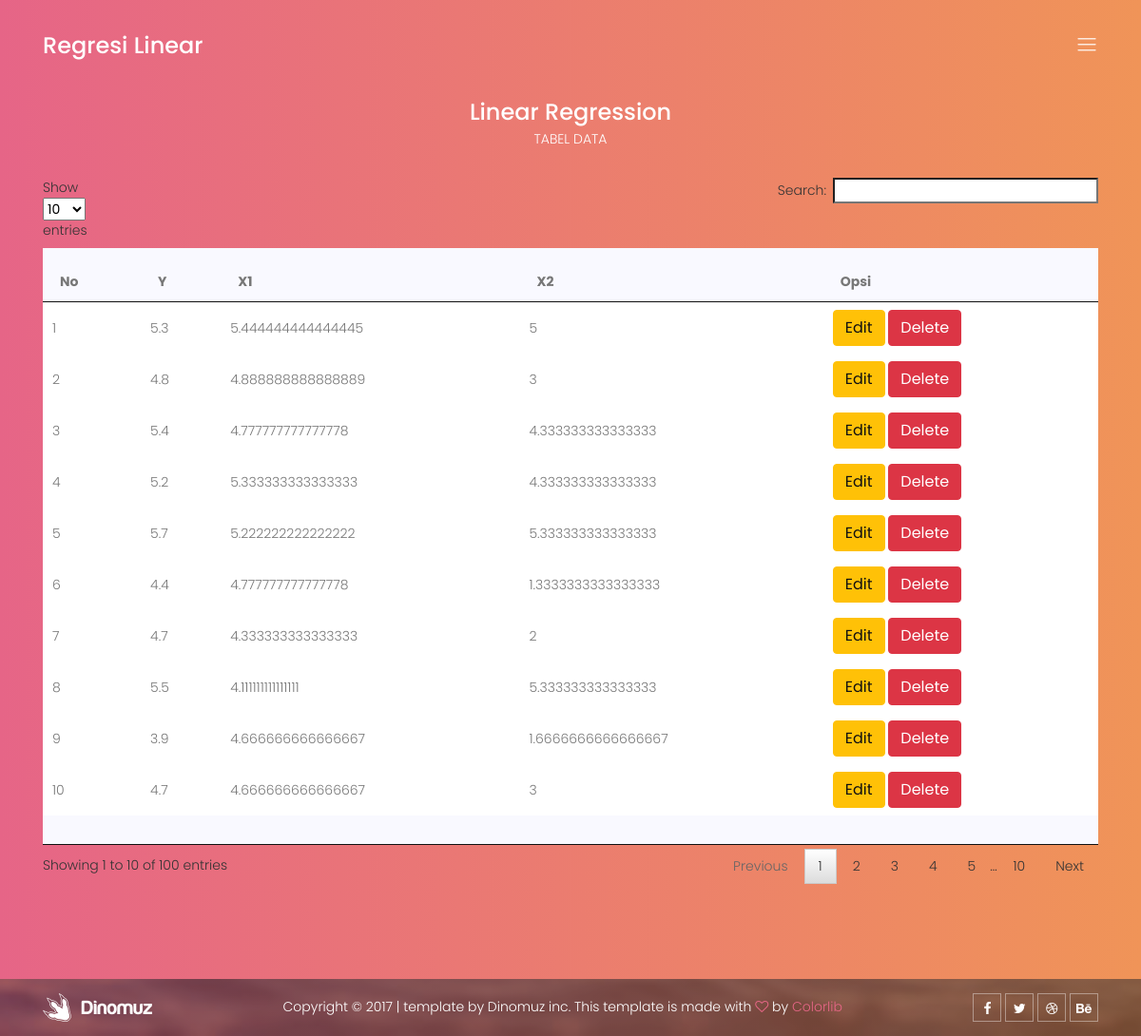
The page / on the database its author committed.
### tables this page shows
CREATE TABLE `recap` (
  `responden` int(11) NOT NULL,
  `kualitas` int(11) NOT NULL,
  `harga` int(11) NOT NULL,
  `keputusan` int(11) NOT NULL
);

### index.php (the view, shortened to what this page needs)
<?php
include('template.php');
ptop();
?>
<div class="section-title text-center">
  <h3 class="text-white">Linear Regression</h3>
  <span class="text-white text-uppercase">Tabel Data</span>
</div>
<div class="row">
  <div class="col-md-12">
    <div class="progress-table-wrap">
    <table id="myTable" class="progress-table table-responsive">
      <thead class="thead-light">
        <tr>
          <th scope="col"> No </th>
          <th scope="col"> Y </th>
          <th scope="col"> X1 </th>
          <th scope="col"> X2 </th>
          <th scope="col"> Opsi </th>
        </tr>
      </thead>
      <tbody>
        <?php
          $sql = "SELECT re.responden, ((kua.p1+kua.p2+kua.p3+kua.p4+kua.p5+kua.p6+kua.p7+kua.p8+kua.p9)/9) AS average_kualitas, ((har.p10+har.p11+har.p12)/3) AS average_harga, ((kep.p13+kep.p14+kep.p15+kep.p16+kep.p17+kep.p18+kep.p19+kep.p20+kep.p21+kep.p22)/10) AS average_keputusan  FROM recap re JOIN harga_produk har ON re.harga = har.responden JOIN kualitas_produk kua ON re.kualitas = kua.responden JOIN keputusan_pembelian kep ON re.kualitas = kep.responden GROUP BY re.responden";
          $hasil = mysqli_query($db,$sql) or die("error: ".mysqli_connect_error());
          $i=1;
          while($result = mysqli_fetch_assoc($hasil)){
          echo "<tr>";
          echo "<td>".$i++."</td>";
          echo "<td>".$result['average_keputusan']."</td>";
          echo "<td>".$result['average_kualitas']."</td>";
          echo "<td>".$result['average_harga']."</td>";
          echo "<td>
                  <a href='edit_data.php?id=".$result['responden']."'><button class='btn btn-warning'>Edit</button></a>
                  <a href='delete_data.php?id=".$result['responden']."' onClick='return cekHapus();'><button class='btn btn-danger'>Delete</button></a>
                </td>";
          echo "</tr>";
          }
        ?>
      </tbody>
    </table>
  </div>
  </div>
<?php pbottom(); ?>

### template.php (shortened to what this page needs)
<?php include('./config/db.php');
function ptop(){
?>
<!DOCTYPE html>
<html lang="zxx" class="no-js">
<head>
		<link rel="stylesheet" href="assets/css/linearicons.css">
		<link rel="stylesheet" href="assets/css/owl.carousel.css">
		<link rel="stylesheet" href="assets/css/font-awesome.min.css">
		<link rel="stylesheet" href="assets/css/nice-select.css">
		<link rel="stylesheet" href="assets/css/magnific-popup.css">
		<link rel="stylesheet" href="assets/css/bootstrap.css">
		<link rel="stylesheet" href="assets/css/main.css">
	</head>
	<body>
		<div class="">
			<header>
				<div class="container">
					<div class="header-wrap">
						<div class="header-top d-flex justify-content-between align-items-center">
							<div class="logo">
								<a href="index.php"><h3 class="text-white">Regresi Linear</h3></a>
							</div>
							<div class="main-menubar d-flex align-items-center">
								<div class="menu-bar"><span class="lnr lnr-menu"></span></div>
							</div>
						</div>
					</div>
				</div>
			</header>
      <section class="service-area">
				<div class="container">
					<div class="row justify-content-center">
						<div class="col-lg-12">
<?php } ?>
<?php function pbottom() { ?>
            </div>
          </div>
        </div>
      </section>
<footer>
<div class="container">
<div class="footer-content d-flex justify-content-between align-items-center flex-wrap">
<div class="logo">
  <img src="img/logo.png" alt="">
</div>
<div class="copy-right-text">Copyright &copy; 2017  |  template by Dinomuz inc. This template is made with <i class="fa fa-heart-o" aria-hidden="true"></i> by <a href="https://colorlib.com" target="_blank">Colorlib</a></div>
<div class="footer-social">
  <a href="#"><i class="fa fa-facebook"></i></a>
  <a href="#"><i class="fa fa-twitter"></i></a>
  <a href="#"><i class="fa fa-dribbble"></i></a>
  <a href="#"><i class="fa fa-behance"></i></a>
</div>
</div>
</div>
</footer>
</div>
<link rel="stylesheet" href="assets/css/jquery.dataTables.min.css"></style>
</body>
</html>
<?php } ?>

### assets/css/main.css (style rules this page uses)
body { color: #777777; font-family: "Poppins", sans-serif; font-size: 14px; font-weight: 300; line-height: 1.5em; position: relative; -webkit-font-smoothing: antialiased; -moz-osx-font-smoothing: grayscale; }
a { -webkit-transition: all 0.3s ease 0s; -moz-transition: all 0.3s ease 0s; -o-transition: all 0.3s ease 0s; transition: all 0.3s ease 0s; }
a, a:focus, a:hover { text-decoration: none; outline: 0; color: #777777; }
h1, h2, h3, h4, h5, h6 { font-family: "Poppins", sans-serif; color: #222222; line-height: 1.5em; margin-bottom: 0; margin-top: 0; font-weight: 500; }
h3, .h3 { font-size: 24px; }
td, th { border-radius: 0px; }
.text-white { color: #fff; }
.flex-wrap { -webkit-flex-wrap: wrap; -moz-flex-wrap: wrap; -ms-flex-wrap: wrap; flex-wrap: wrap; }
b, i, sup, sub, u, del { color: #e66686; }
h3 { font-size: 24px; }
h1, h2, h3, h4, h5, h6 { line-height: 1.5em; }
.progress-table { background: #f9f9ff; padding: 15px 0px 30px 0px; min-width: 700px; }
.header-wrap { position: relative; }
.header-top { padding: 30px 0; position: absolute; top: 0; left: 0; width: 100%; }
.menu-bar { cursor: pointer; }
.menu-bar span { color: #fff; font-size: 24px; }
.main-menubar { position: relative; }
body { background-attachment: fixed; background-image: url("../img/w1.jpg"); background-position: top center; background-repeat: no-repeat; background-size: cover; position: relative; }
body:after { position: absolute; content: ""; left: 0; top: 0; width: 100%; height: 100%; position: fixed; background-image: -moz-linear-gradient(0deg, #e66587 0%, #f09458 100%); background-image: -webkit-linear-gradient(0deg, #e66587 0%, #f09458 100%); background-image: -ms-linear-gradient(0deg, #e66587 0%, #f09458 100%); opacity: 0.6; z-index: -1; }
.p1-gradient-bg, .primary-btn:after, .banner-area, .single-feature .icon:after, .service-area, .story-area, .single-widget .icon:after { background-image: -moz-linear-gradient(0deg, #e66587 0%, #f09458 100%); background-image: -webkit-linear-gradient(0deg, #e66587 0%, #f09458 100%); background-image: -ms-linear-gradient(0deg, #e66587 0%, #f09458 100%); }
.section-title { padding-bottom: 30px; }
.service-area { padding: 100px 0; }
footer { background: rgba(0, 0, 0, 0.25); padding: 15px 0; }
footer .copy-right-text { color: #fff; }
footer .copy-right-text a { color: #e66686; }
.footer-social a { display: inline-block; width: 30px; height: 30px; border: 1px solid rgba(255, 255, 255, 0.4); text-align: center; line-height: 30px; color: #fff; position: relative; }
.footer-social a i { position: relative; z-index: 2; color: #fff; }
.footer-social a:after { position: absolute; z-index: 1; content: ""; background-image: -moz-linear-gradient(0deg, #e66587 0%, #f09458 100%); background-image: -webkit-linear-gradient(0deg, #e66587 0%, #f09458 100%); background-image: -ms-linear-gradient(0deg, #e66587 0%, #f09458 100%); width: 100%; height: 100%; opacity: 0; top: 0; left: 0; -webkit-transition: all 0.3s ease 0s; -moz-transition: all 0.3s ease 0s; -o-transition: all 0.3s ease 0s; transition: all 0.3s ease 0s; z-index: 1; }

### rows shown on the page
recap: average_keputusan "5.3", average_kualitas "5.444444444444445", average_harga "5"
recap: average_keputusan "4.8", average_kualitas "4.888888888888889", average_harga "3"
recap: average_keputusan "5.4", average_kualitas "4.777777777777778", average_harga "4.333333333333333"
recap: average_keputusan "5.2", average_kualitas "5.333333333333333", average_harga "4.333333333333333"
recap: average_keputusan "5.7", average_kualitas "5.222222222222222", average_harga "5.333333333333333"
recap: average_keputusan "4.4", average_kualitas "4.777777777777778", average_harga "1.3333333333333333"
recap: average_keputusan "4.7", average_kualitas "4.333333333333333", average_harga "2"
recap: average_keputusan "5.5", average_kualitas "4.111111111111111", average_harga "5.333333333333333"
recap: average_keputusan "3.9", average_kualitas "4.666666666666667", average_harga "1.6666666666666667"
recap: average_keputusan "4.7", average_kualitas "4.666666666666667", average_harga "3"
